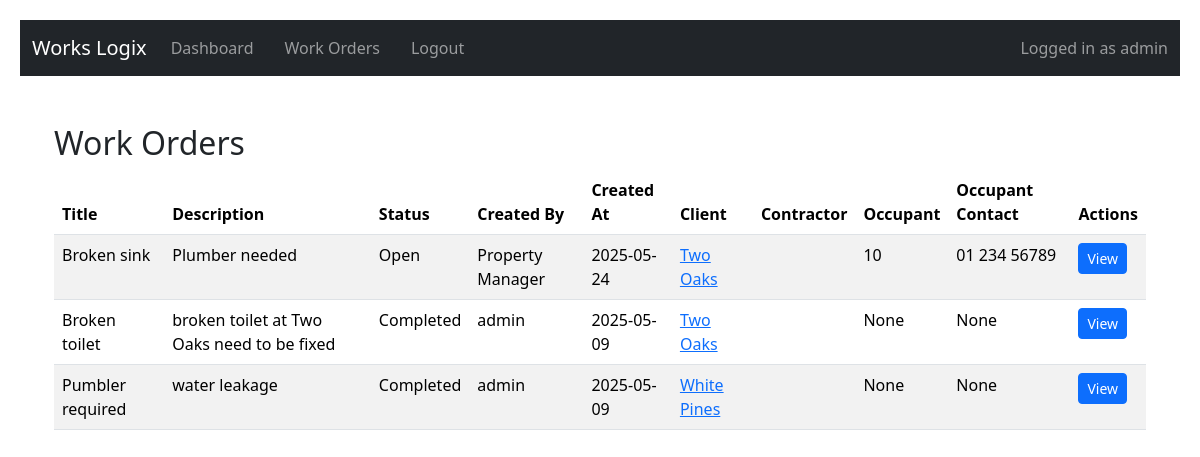
Screenshot of /home (signed in) with the database file from the repository.
### app/models.py (models this page shows, shortened)
class User(UserMixin, db.Model):
    id = db.Column(db.Integer, primary_key=True)
    username = db.Column(db.String(64), nullable=False)
    email = db.Column(db.String(120), unique=True, nullable=False)
    password_hash = db.Column(db.String(128), nullable=False)
    role = db.Column(SQLAlchemyEnum(UserRole), nullable=False)
    business_type = db.Column(db.String(100), nullable=True)

class WorkOrder(db.Model):
    id = db.Column(db.Integer, primary_key=True)
    title = db.Column(db.String(100), nullable=False)
    description = db.Column(db.Text, nullable=False)
    status = db.Column(db.String(20), default='Open')
    created_by = db.Column(db.String(100), nullable=False)
    created_at = db.Column(db.DateTime, default=datetime.utcnow)
    client_id = db.Column(db.Integer, db.ForeignKey('client.id'))
    contractor_id = db.Column(db.Integer, db.ForeignKey('user.id'), nullable=True)
    contractor = db.relationship("User", backref="accepted_work_orders")
    business_type = db.Column(db.String(100))  # Type of contractor service required
    completion_photo = db.Column(db.String(200), nullable=True)
    occupant_apartment = db.Column(db.String(120))
    occupant_contact = db.Column(db.String(120))
    business_type = db.Column(db.String(100))  # Type of contractor service required
    preferred_contractor_id = db.Column(db.Integer, db.ForeignKey('user.id'), nullable=True)
    rejected_by = db.Column(db.String(500))  # Comma-separated contractor IDs who have rejected
    client = db.relationship('Client', backref='work_orders')
    contractor = db.relationship('User', foreign_keys=[contractor_id])

class Client(db.Model):
    id = db.Column(db.Integer, primary_key=True)
    name = db.Column(db.String(100), nullable=False)
    address = db.Column(db.String(200), nullable=False)
    registration_number = db.Column(db.String(50), nullable=False)
    year_built = db.Column(db.Integer, nullable=False)
    number_of_units = db.Column(db.Integer, nullable=False)

### app/routes.py (the view)
@routes_bp.route('/home')
@login_required
def home():
    orders = WorkOrder.query.order_by(WorkOrder.created_at.desc()).all()
    return render_template('home.html', orders=orders)

### app/__init__.py (called while the page is built)
@login_manager.user_loader
def load_user(user_id):
    return User.query.get(int(user_id))

def create_app():
    app = Flask(__name__)
    app.config.from_object(Config)
    db.init_app(app)
    login_manager.init_app(app)
    Migrate(app, db)
    from app.routes import routes_bp
    from app.auth import auth_bp
    app.register_blueprint(routes_bp)
    app.register_blueprint(auth_bp)
    @app.context_processor
    def inject_roles():
        return {
            'ROLE_ADMIN': UserRole.ADMIN.value,
            'ROLE_MANAGER': UserRole.MANAGER.value,
            'ROLE_CONTRACTOR': UserRole.CONTRACTOR.value
        }
    @app.context_processor
    def inject_roles():
        return {
            'ROLE_ADMIN': UserRole.ADMIN.value,
            'ROLE_MANAGER': UserRole.MANAGER.value,
            'ROLE_CONTRACTOR': UserRole.CONTRACTOR.value
        }
    return app

### app/templates/home.html (shortened to what this page needs)
{% extends 'base.html' %}
{% block content %}
<div class="container mt-4">
    <h2>Work Orders</h2>
    {% if orders %}
        <table class="table table-striped table-hover">
            <thead>
                <tr>
                    <th>Title</th>
                    <th>Description</th>
                    <th>Status</th>
                    <th>Created By</th>
                    <th>Created At</th>
                    <th>Client</th>
                    <th>Contractor</th>
                    <th>Occupant</th>
                    <th>Occupant Contact</th>
                    <th>Actions</th>
                </tr>
            </thead>
            <tbody>
                {% for order in orders %}
                <tr>
                    <td>{{ order.title }}</td>
                    <td>{{ order.description }}</td>
                    <td>{{ order.status }}</td>
                    <td>{{ order.created_by }}</td>
                    <td>{{ order.created_at.strftime('%Y-%m-%d') }}</td>
                    <td>
                        <a href="{{ url_for('routes.client_detail', client_id=order.client.id) }}">
                        {{ order.client.name }}
                        </a>
                    </td>
                    <td>
                        </td>
                        <td>{{ order.occupant_apartment }}</td>
                        <td>{{ order.occupant_contact }}</td>
                    <td>
                        <a class="btn btn-sm btn-primary" href="{{ url_for('routes.work_order_detail', order_id=order.id) }}">
                            View
                        </a>
                    </td>
                </tr>
            {% endfor %}
        </tbody>
    </table>
    {% endif %}
{% endblock %}

### app/templates/base.html (shortened to what this page needs)
<!DOCTYPE html>
<html lang="en">
<head>
  <link rel="stylesheet" href="{{ url_for('static', filename='css/style.css') }}">
  <link href="https://cdn.jsdelivr.net/npm/bootstrap@5.3.3/dist/css/bootstrap.min.css" rel="stylesheet">
</head>
<body>
  <nav class="navbar navbar-expand-lg navbar-dark bg-dark">
    <div class="container-fluid">
      <a class="navbar-brand" href="#">Works Logix</a>
      <div class="collapse navbar-collapse" id="navbarNav">
        <ul class="navbar-nav me-auto mb-2 mb-lg-0">
          {% if current_user.is_authenticated %}
          {% if current_user.role.value == ROLE_ADMIN %}
          <li class="nav-item">
            <a class="nav-link" href="{{ url_for('routes.admin_dashboard') }}">Dashboard</a>
          </li>
          <li class="nav-item">
            <a class="nav-link" href="{{ url_for('routes.home') }}">Work Orders</a>
          </li>
              {% elif current_user.role.value == ROLE_CONTRACTOR %}
              <li class="nav-item">
                <a class="nav-link" href="{{ url_for('routes.contractor_home') }}">My Work</a>
              </li>
            {% endif %}
          {% endif %}
          {% if current_user.is_authenticated %}
            <li class="nav-item">
              <a class="nav-link" href="{{ url_for('auth.logout') }}">Logout</a>
            </li>
          {% endif %}
        </ul>
        {% if current_user.is_authenticated %}
          <span class="navbar-text ms-auto">
            Logged in as {{ current_user.username }}
          </span>
        {% endif %}
      </div>
    </div>
  </nav>
  {% if current_user.is_authenticated %}
  <p class="text-end text-white me-3">Logged in as {{ current_user.username }} ({{ current_user.role }})</p>
  {% endif %}
  <div class="container">
    {% block content %}{% endblock %}
  </div>
</body>
</html>

### app/static/css/style.css (style rules this page uses)
body { font-family: Arial, sans-serif; padding: 20px; background-color: #f6f6f6; }
nav a { margin-right: 15px; text-decoration: none; }
.container { margin-top: 20px; }

### rows the page displays
User: username "admin"
WorkOrder: title "Broken sink", description "Plumber needed", status "Open", created_by "Property Manager", created_at "2025-05-24", client.name "Two Oaks", occupant_apartment "10", occupant_contact "01 234 56789"
WorkOrder: title "Broken toilet", description "broken toilet at Two Oaks need to be fixed", status "Completed", created_by "admin", created_at "2025-05-09", client.name "Two Oaks", occupant_apartment "None", occupant_contact "None"
WorkOrder: title "Pumbler required", description "water leakage", status "Completed", created_by "admin", created_at "2025-05-09", client.name "White Pines", occupant_apartment "None", occupant_contact "None"
